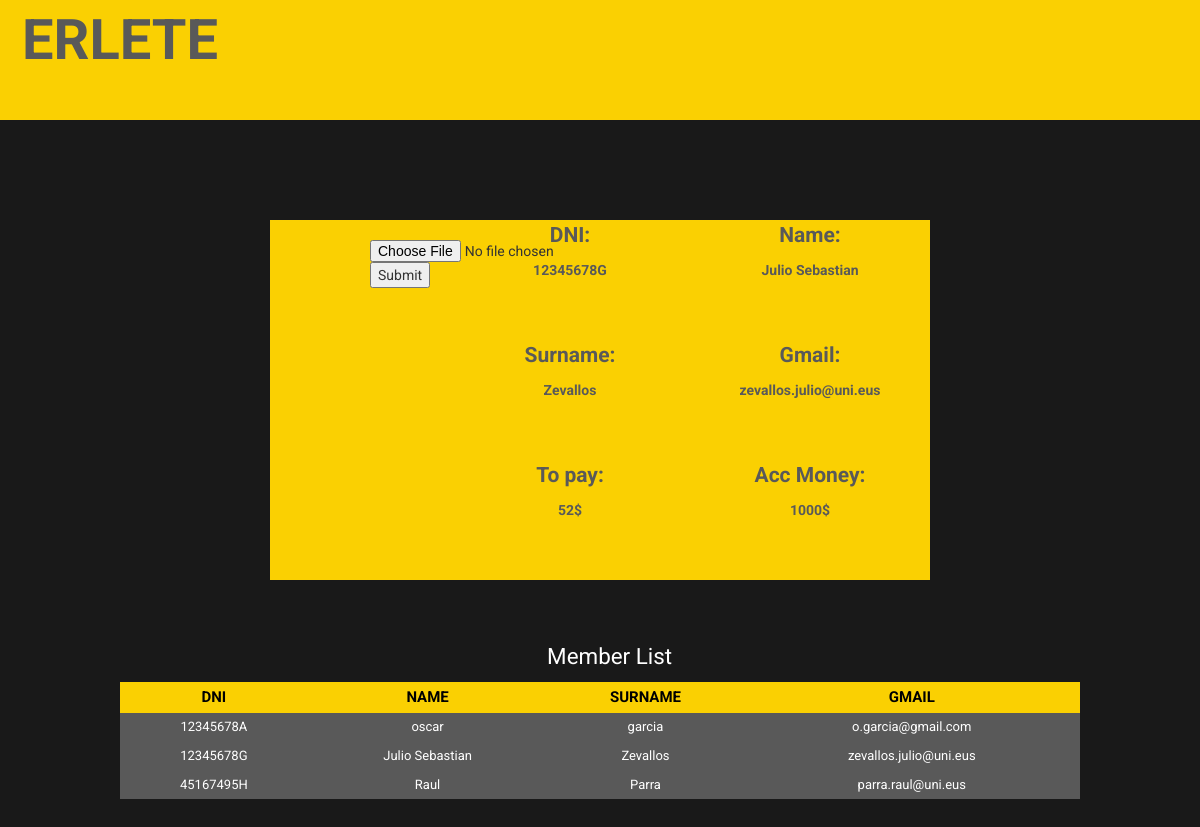
Before: /account.php (signed in) with the older database file.
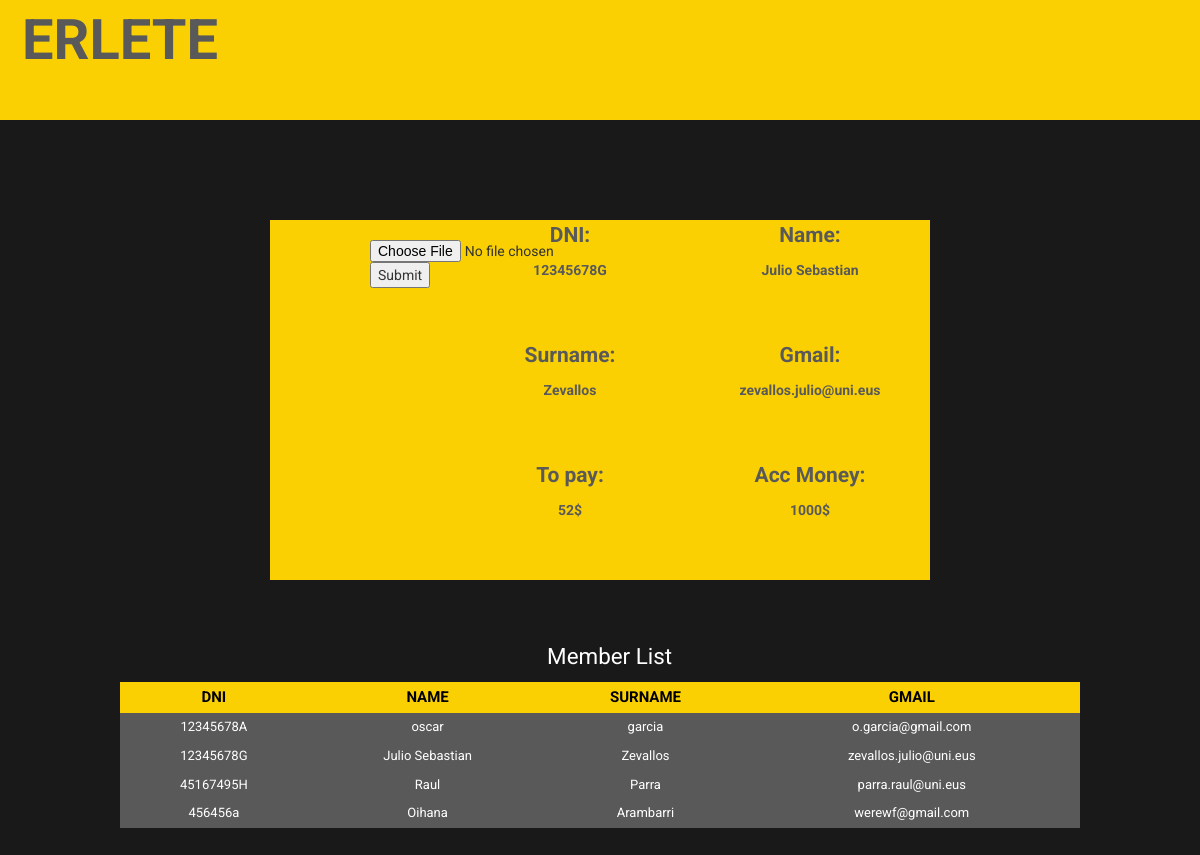
After: the same page with the newer database file.
### tables this page shows
CREATE TABLE `personas` (
  `dni` varchar(9) NOT NULL,
  `nombre` varchar(15) NOT NULL,
  `apellido` varchar(25) NOT NULL,
  `gmail` varchar(50) NOT NULL,
  `contraseña` varchar(50) NOT NULL,
  `admin` tinyint(1) NOT NULL,
  `dinero_pagar` int(100) NOT NULL,
  `dinero_cuenta` int(100) NOT NULL,
  `foto` varchar(100) NOT NULL
);

### web/account.php (the view, shortened to what this page needs)
<!DOCTYPE html>
<html>
	  <head>
  				<link rel="stylesheet" href="https://maxcdn.bootstrapcdn.com/bootstrap/3.4.1/css/bootstrap.min.css">
				<link rel="stylesheet" href="css.css">
			</head>
	  <body>
					<div class="title">
						<p class="titletext">ERLETE</p>
					</div>
	   			<div class="bgdiv">
	   				<div class="bgacc">
						<div class="photoacc">
								<?php
				    			if (isset($_SESSION['erablitzailea_a_g'])) {
					    			$dni = $_SESSION['erablitzailea_a_g'];
									$link =  ConnectDataBase();
									?>
								<form action="upload.php" method="POST" enctype="multipart/form-data">
									<input type='file' name="imagen">
									<input type="submit">
								</form>
	  	 			<?php
					$result=mysqli_query($link, "select nombre,apellido,gmail,dinero_pagar,dinero_cuenta from Personas where dni = '$dni'");
					$imprimir = mysqli_fetch_array($result);
					?>
						</div>
						<div class="campoacc">
								<p class="textstyleacc">DNI:</p>
							<?php
								echo $dni;
							?>
						</div>
						<div class="campoacc">
								<p class="textstyleacc">Name:</p>
							<?php
								echo $imprimir['nombre'];
							?>
						</div>
					</div>
					<div class="bgacc">
						<div class="campoacc">
								<p class="textstyleacc">Surname:</p>
							<?php
								echo $imprimir['apellido'];
							?>
						</div>
						<div class="campoacc">
								<p class="textstyleacc">Gmail:</p>
							<?php
								echo $imprimir['gmail'];
							?>
						</div>
					</div>
					<div class="bgacc">
						<div class="campoacc">
								<p class="textstyleacc">To pay:</p>
							<?php
								echo  $imprimir['dinero_pagar'] . "$";
							?>
						</div>
						<div class="campoacc">
								<p class="textstyleacc">Acc Money:</p>
							<?php
								echo $imprimir['dinero_cuenta']. "$";
							?>
						</div>
					</div>
	   			</div>
					<div class="tableaccdiv">
						<p class="texttitle">Member List</p>
						<table class="tableacc">
							<thead>
									<tr>
										<th>DNI</th>
										<th>NAME</th>
										<th>SURNAME</th>
										<th>GMAIL</th>
									</tr>
							</thead>
					<?php
						$result2 =mysqli_query($link, "select dni,nombre,apellido,gmail,dinero_pagar,dinero_cuenta from Personas");
						while($imprimir2 = mysqli_fetch_array($result2)){
							if ($result2->num_rows > 0) {
							  	?>
										<tbody>
											<tr>
												<td>
													<?php
														echo $imprimir2['dni'];
													?>
												</td>
												<td>
													<?php
														echo $imprimir2['nombre'];
													?>
												</td>
												<td>
													<?php
														echo $imprimir2['apellido'];
													?>
												</td>
												<td>
													<?php
														echo $imprimir2['gmail'];
													?>
												</td>
											</tr>
										</tbody>
								<?php
							} else {
							  echo "0 results";
							}
						}
						?>
					</div>
				<?php
					} else{
						echo "You are not logged in";
					}
		?>
	  </body>
</html>

### web/css.css (style rules this page uses)
body { margin:0; font-family: 'Roboto', sans-serif; background-color: #191919; }
.title { text-align: center; background-color:#FAD002; height: 15vh; margin:0px; padding:0px; width: 100% }
.titletext { font-size: 400%; text-decoration: none; font-weight: bold; color: #595959; width: 20%; }
form { margin-block-end:0; }
.campoacc { width: 20vw; height: 15vh; color: #595959; font-weight: bold; text-align: center; }
.textstyleacc { font-size: 150%; }
.bgacc { display:flex; flex-direction:row; justify-content: flex-end; background-color: #FAD002; width: 55%; margin:auto; }
table.tableacc { background-color: #595959; width: 100%; height: 200%; text-align: center; border-collapse: collapse; }
table.tableacc td, table.tableacc th { border: 0px solid #000000; padding: 5px 4px; }
table.tableacc tbody td { font-size: 13px; color: #FFFFFF; }
table.tableacc thead { background: #FAD002; }
table.tableacc thead th { font-size: 15px; font-weight: bold; color: #000000; text-align: center; }
.tableaccdiv { width: 80%; margin:10%; margin-top: 5%; }
.texttitle { color: white; font-size: 160%; margin-left:2%; text-align: center; }
.bgdiv { margin-top: 5%; }
.photoacc { width: 10vh; height: 10vh; }

Changed rows visible on the page:
added personas: dni "456456a", nombre "Oihana", apellido "Arambarri", gmail "werewf@gmail.com"
